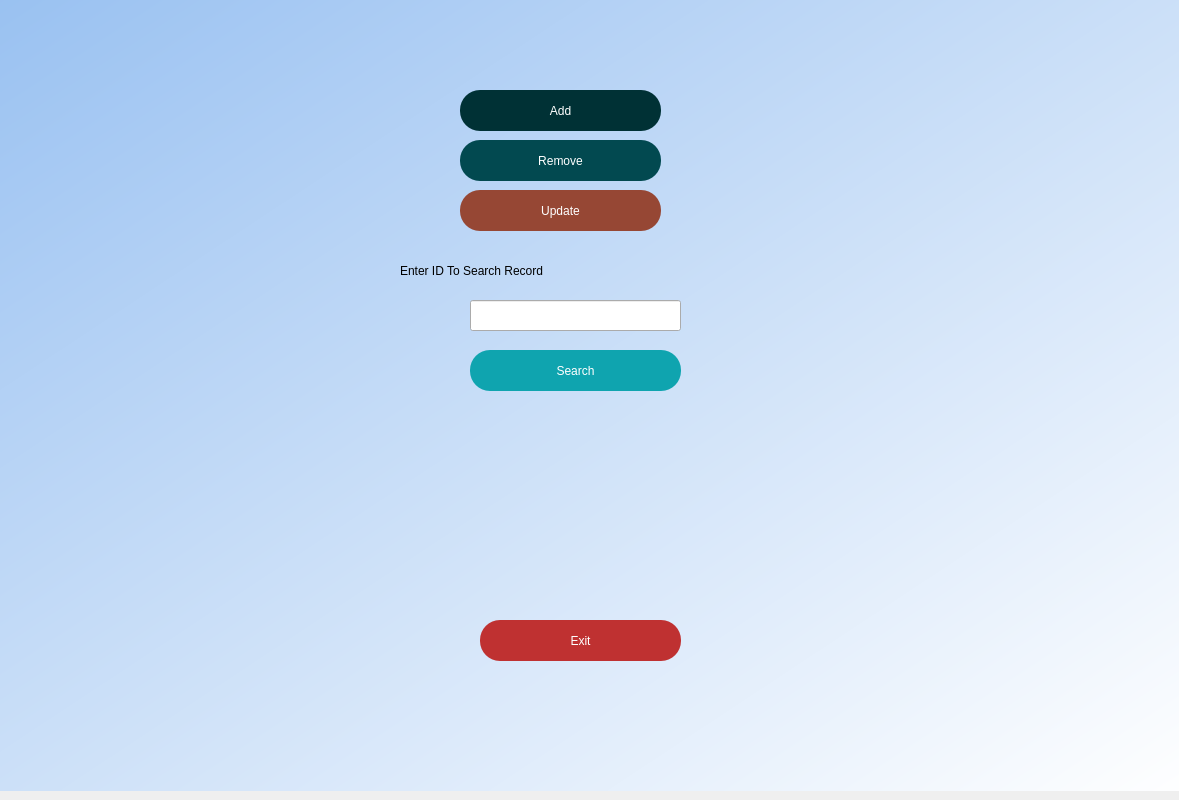
<?xml version="1.0" encoding="UTF-8"?>
<ui version="4.0">
 <class>Dialog</class>
 <widget class="QDialog" name="Dialog">
  <property name="geometry">
   <rect>
    <x>0</x>
    <y>0</y>
    <width>1179</width>
    <height>800</height>
   </rect>
  </property>
  <property name="windowTitle">
   <string>Dialog</string>
  </property>
  <widget class="QWidget" name="widget" native="true">
   <property name="geometry">
    <rect>
     <x>0</x>
     <y>-10</y>
     <width>1211</width>
     <height>801</height>
    </rect>
   </property>
   <property name="styleSheet">
    <string notr="true">QWidget#widget{
background-color:qlineargradient(spread:pad, x1:0, y1:0, x2:1, y2:1, stop:0 rgba(153, 193, 241, 255), stop:1 rgba(255, 255, 255, 255));}</string>
   </property>
   <widget class="QLabel" name="name_panel">
    <property name="geometry">
     <rect>
      <x>420</x>
      <y>20</y>
      <width>361</width>
      <height>91</height>
     </rect>
    </property>
    <property name="styleSheet">
     <string notr="true">font: 48pt &quot;DejaVu Serif&quot;;
color:rgb(237, 51, 59);</string>
    </property>
    <property name="text">
     <string/>
    </property>
   </widget>
   <widget class="QWidget" name="side_panel" native="true">
    <property name="geometry">
     <rect>
      <x>10</x>
      <y>10</y>
      <width>1171</width>
      <height>801</height>
     </rect>
    </property>
    <widget class="QPushButton" name="add">
     <property name="geometry">
      <rect>
       <x>450</x>
       <y>90</y>
       <width>201</width>
       <height>41</height>
      </rect>
     </property>
     <property name="styleSheet">
      <string notr="true">border-radius:20px;
background-color: #003135;
font: 20pt &quot;DejaVu Sans&quot;;
color: rgb(255, 255, 255);
</string>
     </property>
     <property name="text">
      <string>Add</string>
     </property>
    </widget>
    <widget class="QPushButton" name="remove">
     <property name="geometry">
      <rect>
       <x>450</x>
       <y>140</y>
       <width>201</width>
       <height>41</height>
      </rect>
     </property>
     <property name="styleSheet">
      <string notr="true">border-radius:20px;
background-color: #024950;
font: 20pt &quot;DejaVu Sans&quot;;
color: rgb(255, 255, 255);
</string>
     </property>
     <property name="text">
      <string>Remove</string>
     </property>
    </widget>
    <widget class="QPushButton" name="update_data">
     <property name="geometry">
      <rect>
       <x>450</x>
       <y>190</y>
       <width>201</width>
       <height>41</height>
      </rect>
     </property>
     <property name="styleSheet">
      <string notr="true">border-radius:20px;
background-color: #964734;
font: 20pt &quot;DejaVu Sans&quot;;
color: rgb(255, 255, 255);</string>
     </property>
     <property name="text">
      <string>Update</string>
     </property>
    </widget>
    <widget class="QPushButton" name="search">
     <property name="geometry">
      <rect>
       <x>460</x>
       <y>350</y>
       <width>211</width>
       <height>41</height>
      </rect>
     </property>
     <property name="styleSheet">
      <string notr="true">border-radius:20px;
background-color: #0FA4AF;
font: 20pt &quot;DejaVu Sans&quot;;
color: rgb(255, 255, 255);</string>
     </property>
     <property name="text">
      <string>Search</string>
     </property>
    </widget>
    <widget class="QPushButton" name="exit">
     <property name="geometry">
      <rect>
       <x>470</x>
       <y>620</y>
       <width>201</width>
       <height>41</height>
      </rect>
     </property>
     <property name="styleSheet">
      <string notr="true">border-radius:20px;
background-color: #BF3131;

font: 20pt &quot;DejaVu Sans&quot;;
color: rgb(255, 255, 255);</string>
     </property>
     <property name="text">
      <string>Exit</string>
     </property>
    </widget>
    <widget class="QLineEdit" name="id_field">
     <property name="geometry">
      <rect>
       <x>460</x>
       <y>300</y>
       <width>211</width>
       <height>31</height>
      </rect>
     </property>
     <property name="styleSheet">
      <string notr="true">font: 16pt &quot;DejaVu Serif&quot;;</string>
     </property>
    </widget>
    <widget class="QLabel" name="label_2">
     <property name="geometry">
      <rect>
       <x>390</x>
       <y>260</y>
       <width>331</width>
       <height>21</height>
      </rect>
     </property>
     <property name="styleSheet">
      <string notr="true">font: 18pt &quot;DejaVu Serif&quot;;</string>
     </property>
     <property name="text">
      <string>Enter ID To Search Record</string>
     </property>
    </widget>
    <widget class="QLabel" name="message">
     <property name="geometry">
      <rect>
       <x>420</x>
       <y>430</y>
       <width>331</width>
       <height>21</height>
      </rect>
     </property>
     <property name="styleSheet">
      <string notr="true">font: 18pt &quot;DejaVu Serif&quot;;</string>
     </property>
     <property name="text">
      <string/>
     </property>
    </widget>
   </widget>
  </widget>
 </widget>
 <resources/>
 <connections/>
</ui>
